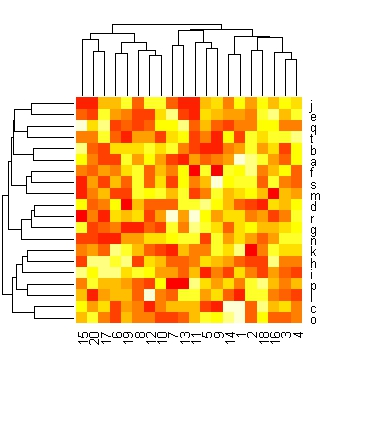

Here is the R script that generated this plot:
m <- runif(400)
m <- matrix(m,nrow=20)
rownames(m) <- letters[1:20]
heatmap(m)
